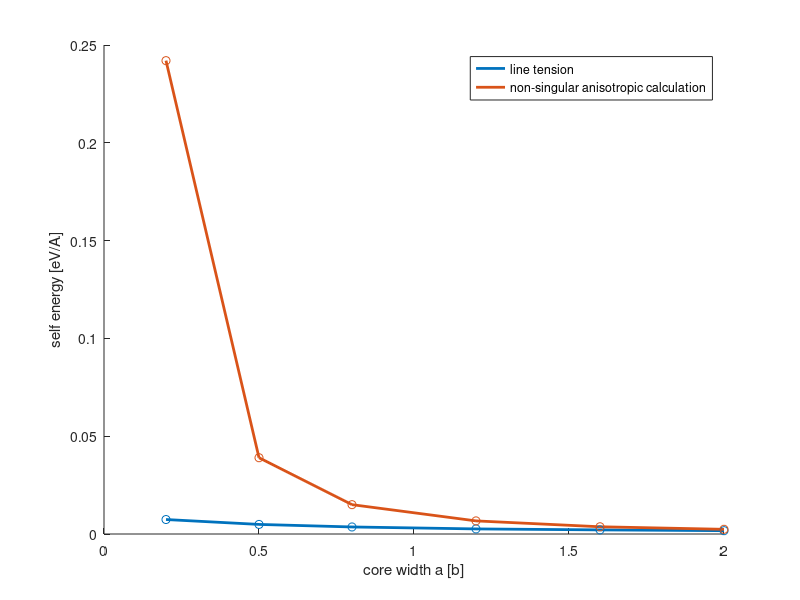

This chart was generated by the following MATLAB code: (Note: this script raises an error after producing the figure.)
clear;close all;clc


a = [0.2,0.5,0.8,1.2,1.6,2]
lt = [0.0074,0.0049,0.0036,0.0026,0.0021,0.0017]
wself = [0.242,0.039,0.015,0.0067,0.0037,0.0024]


hold on

plot(a,lt,'LineWidth',2)
plot(a,wself,'LineWidth',2)
scatter(a,lt)
scatter(a,wself)
hold off
xlabel('core width a [b]')
ylabel('self energy [eV/A]')
LG = legend('line tension','non-singular anisotropic calculation');
LG.FontSize = 14;